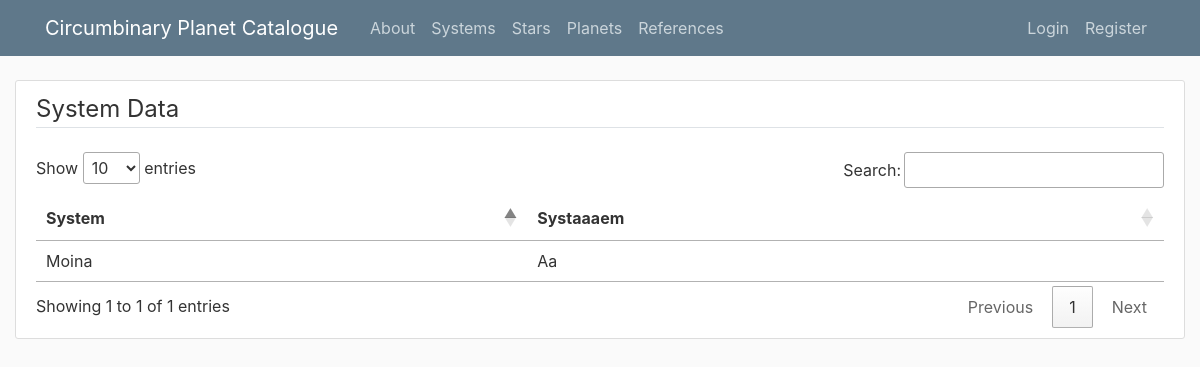
Page /systems/ on the earlier database version.
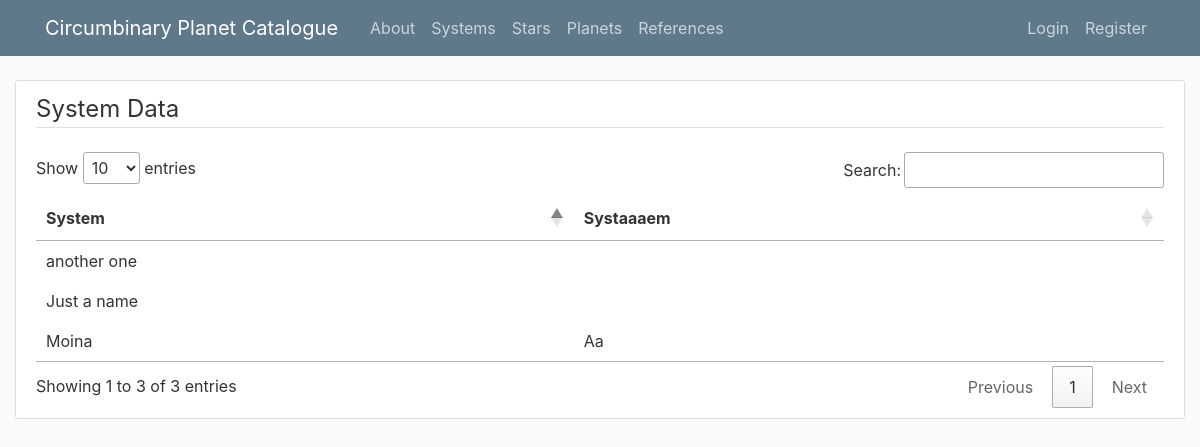
Same page on the later database version.
### flaskblog/models.py (models this page shows, shortened)
class System(db.Model):
    id = db.Column(db.Integer, primary_key=True)
    system_name = db.Column(db.String, nullable=False)
    gaia_id = db.Column(db.String)
    sp_type = db.Column(db.String)
    sp_type_ref = db.Column(db.String)
    ra = db.Column(db.String)
    ra_error_upper = db.Column(db.String)
    ra_error_lower = db.Column(db.String)
    dec = db.Column(db.String)
    dec_error_upper = db.Column(db.String)
    dec_error_lower = db.Column(db.String)
    ra_dec_ref = db.Column(db.Text)
    parallax = db.Column(db.String)
    parallax_error = db.Column(db.String)
    distance = db.Column(db.String)
    distance_error_upper = db.Column(db.String)
    distance_error_lower = db.Column(db.String)
    distance_ref = db.Column(db.Text)
    distance_gspphot = db.Column(db.String)
    distance_gspphot_upper = db.Column(db.String)
    distance_gspphot_lower = db.Column(db.String)
    pmra = db.Column(db.String)
    pmra_error_upper = db.Column(db.String)
    pmra_error_lower = db.Column(db.String)
    pmdec = db.Column(db.String)
    pmdec_error_upper = db.Column(db.String)
    pmdec_error_lower = db.Column(db.String)
    pm = db.Column(db.String)
    pm_ref = db.Column(db.Text)
    radial_velocity = db.Column(db.String)
    radial_velocity_upper = db.Column(db.String)
    radial_velocity_lower = db.Column(db.String)
    radial_velocity_ref = db.Column(db.Text)
    a = db.Column(db.String)
    a_error_upper = db.Column(db.String)
    a_error_lower = db.Column(db.String)
    a_ref = db.Column(db.Text)
    incl = db.Column(db.String)
    incl_error_upper = db.Column(db.String)
    incl_error_lower = db.Column(db.String)
    incl_ref = db.Column(db.Text)
    e = db.Column(db.String)
    e_error_upper = db.Column(db.String)
    e_error_lower = db.Column(db.String)
    e_ref = db.Column(db.Text)
    w = db.Column(db.String)
    w_error_upper = db.Column(db.String)
    w_error_lower = db.Column(db.String)
    w_ref = db.Column(db.Text)
    age = db.Column(db.String)
    age_error_upper = db.Column(db.String)
    age_error_lower = db.Column(db.String)
    age_ref = db.Column(db.Text)
    alt_names = db.Column(db.String)
    notes = db.Column(db.String)
    user_id = db.Column(db.Integer, db.ForeignKey('user.id'), nullable=False)

### flaskblog/routes.py (the view)
@app.route("/systems/")
def systems():
    systems = System.query.all()
    return render_template('systems.html', title="System Catalogue", systems=systems)

### flaskblog/templates/systems.html (shortened to what this page needs)
{% extends "tb_layout.html" %}
{% block content %}
        <article class="media content-section">
          <div class="media-body">
            <legend class="border-bottom mb-4"> System Data</legend>
            <table id="example">
                <thead>
                  <tr>
                    <th scope="col"> System </th>
                    <th scope="col"> Systaaaem </th>
                  </tr>
                </thead>
                <tbody>
                    {% for system in systems %}
                        <tr>
                            <td> {{ system.system_name }} </td>
                            <td> {{ system.gaia_id }} </td>
                        </tr>
                    {% endfor %}
                </tbody>
              </table>
          </div>
        </article>
{% endblock content %}

### flaskblog/templates/tb_layout.html (shortened to what this page needs)
<!DOCTYPE html>
<html>
<head>
    <link rel="stylesheet" href="https://maxcdn.bootstrapcdn.com/bootstrap/4.0.0/css/bootstrap.min.css">
    <link rel="stylesheet" type="text/css" href="{{ url_for('static', filename='main.css') }}">
</head>
<body>
    <header class="site-header">
      <nav class="navbar navbar-expand-md navbar-dark bg-steel fixed-top">
        <div class="container">
          <a class="navbar-brand mr-4" href="/"> Circumbinary Planet Catalogue </a>
          <div class="collapse navbar-collapse" id="navbarToggle">
            <div class="navbar-nav mr-auto">
              <a class="nav-item nav-link" href="{{ url_for('about') }}">About</a>
              <a class="nav-item nav-link" href="#">Systems</a>
              <a class="nav-item nav-link" href="#">Stars</a>
              <a class="nav-item nav-link" href="#">Planets</a>
              <a class="nav-item nav-link" href="#">References</a>
            </div>
            <div class="navbar-nav">
              {% if current_user.is_authenticated %}
              <li class="nav-item dropdown">
                <a class="nav-link dropdown-toggle" id="navbarDropdown" role="button" data-toggle="dropdown" aria-haspopup="true" aria-expanded="false">
                  User Menu
                </a>
              <div class="dropdown-menu"  aria-labelledby="navbarDropdown">
              <a class="dropdown-item" href="{{ url_for('new_system') }}">Add New System</a>
              <a class="dropdown-item" href="#">Add New Star</a>
              <a class="dropdown-item" href="#">Add New Planet</a>
              <a class="dropdown-item" href="{{ url_for('account') }}">My Account</a>
              <a class="dropdown-item" href="{{ url_for('logout') }}">Log Out</a>
              </div>
          </li>
              {% else %}
                <a class="nav-item nav-link" href="{{ url_for('login') }}">Login</a>
                <a class="nav-item nav-link" href="{{ url_for('register') }}">Register</a>
              {% endif %}
            </div>
          </div>
        </div>
      </nav>
    </header>
    <main role="main" class="container-fluid">
          {% block content %}{% endblock %}
    </main>
    <link rel="stylesheet" type="text/css" href="https://cdn.datatables.net/1.12.1/css/jquery.dataTables.css">
</body>
</html>

### flaskblog/static/main.css (style rules this page uses)
body { background: #fafafa; color: #333333; margin-top: 5rem; }
.bg-steel { background-color: #5f788a; }
.site-header .navbar-nav .nav-link { color: #cbd5db; }
.content-section { background: #ffffff; padding: 10px 20px; border: 1px solid #dddddd; border-radius: 3px; margin-bottom: 20px; }

Differences in the rows shown:
added System: system_name "Just a name"
added System: system_name "another one"
Other differences:
text written by a page script: "Show entries Search: Showing 1 to 1 of 1 entries Previous 1 Next" → "Show entries Search: Showing 1 to 3 of 3 entries Previous 1 Next"
